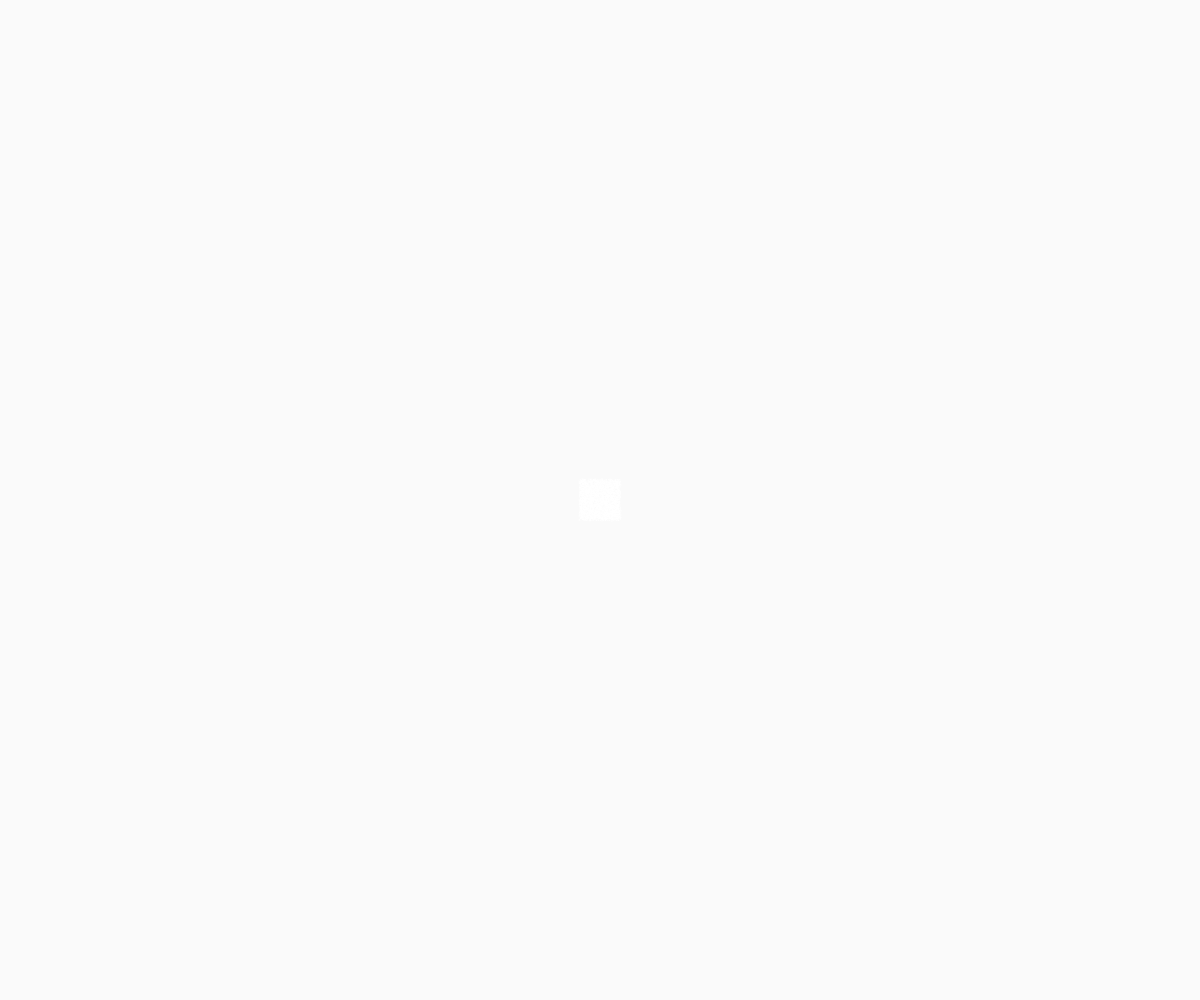
Frame 1 (no input)
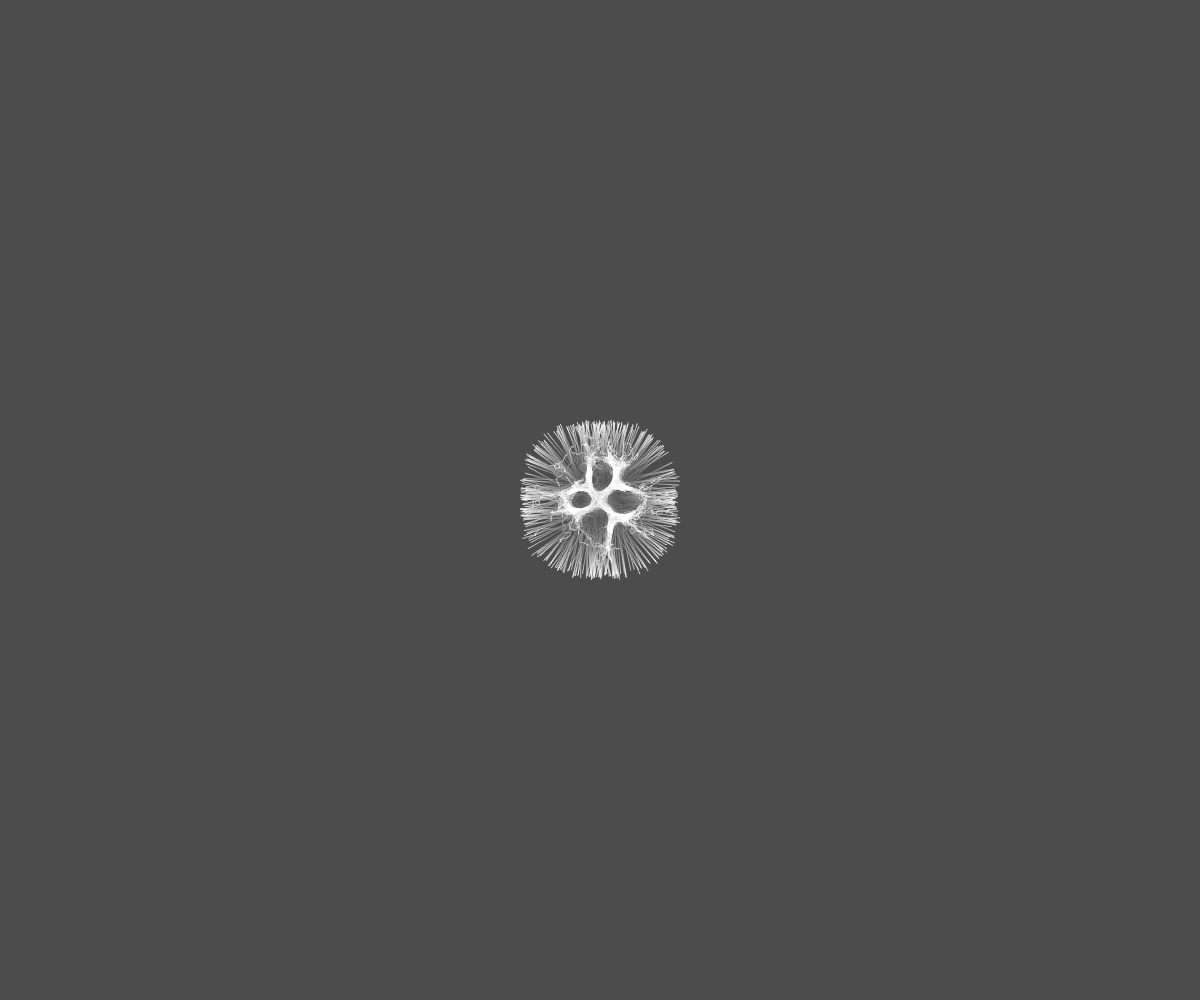
Frame 60 (no input)
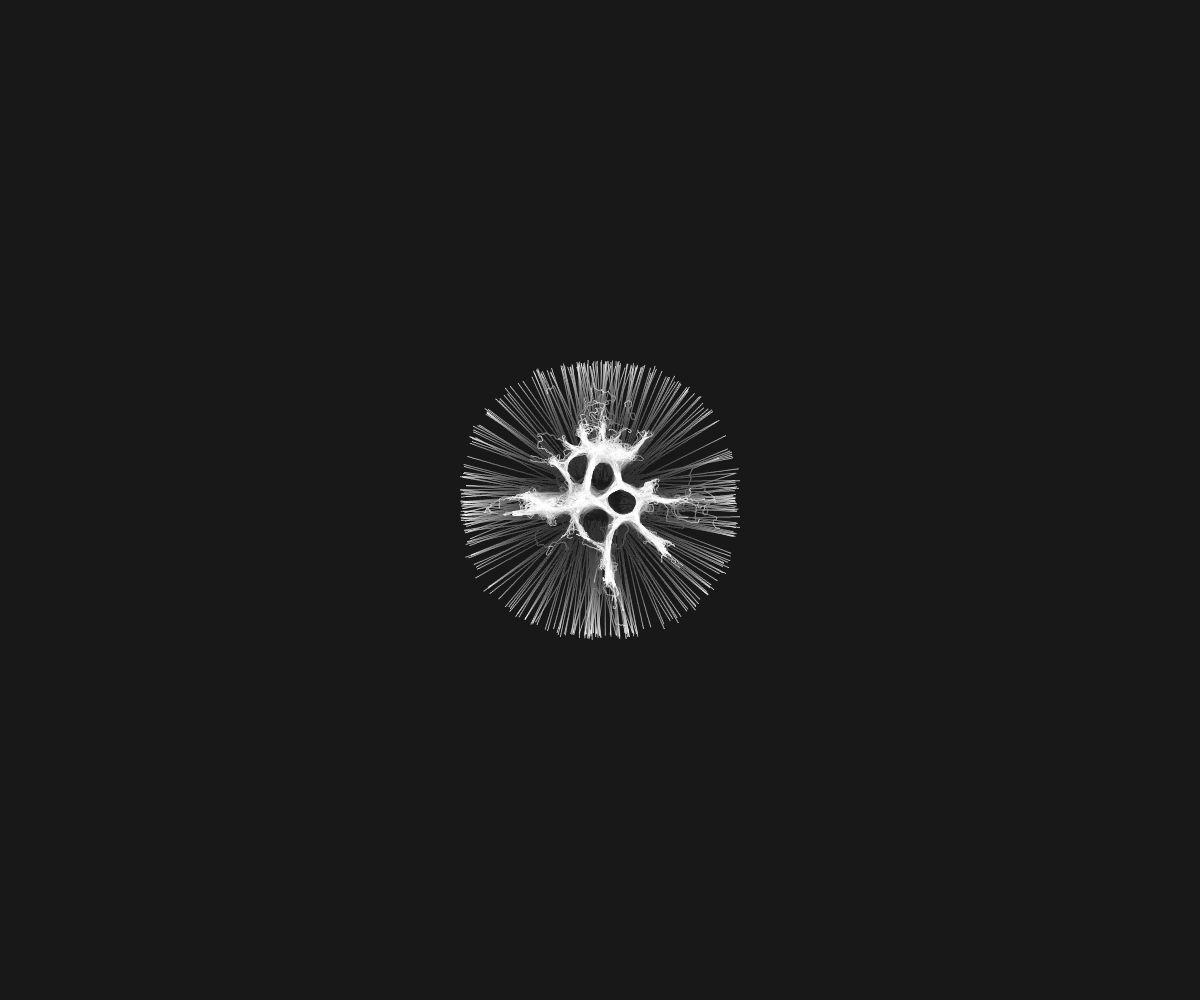
Frame 120 (the mouse pressed at the canvas centre since frame 60)

The p5.js sketch that drew these frames (run headless with seeded random() and noise() and a simulated clock; from frame 60 on, the mouse is pressed at the canvas centre):

// p5.js sketch
// ── sketch.js
let molds = []; let num = 4000;
let d; 

function setup() {
  createCanvas(windowWidth, windowHeight);
  angleMode(DEGREES);
  d = pixelDensity();
  
  for (let i=0; i<num; i++) {
    molds[i] = new Mold();
  }
 describe('This sketch simulates behaviors of slime molds. Each slime mold object has position (x and y), traveling direction (r and heading angle) and sensor (in 3 directions: front, left, and forward). As a slime mold moves through the trail, it leaves a trace and the trail map is updated. In each simulation step, a slime mold senses the trail map (the pixel color value) and decides which direction to move and rotate.', LABEL); 
}

function draw() {
  background(0, 5);
  loadPixels();
  
  for (let i=0; i<num; i++) {
    molds[i].update();
    molds[i].display();
  }
  
}
// ── mold.js
class Mold {
    constructor() {
      // Mold variables
      // this.x = random(width);
      // this.y = random(height); 
      this.x = random(width/2 - 20, width/2 + 20);
      this.y = random(height/2 - 20, height/2 + 20); 
      this.r = 0.5;
      
      this.heading = random(360);
      this.vx = cos(this.heading);
      this.vy = sin(this.heading);
      this.rotAngle = 45;
      
      // Sensor variables
      this.rSensorPos = createVector(0, 0);
      this.lSensorPos = createVector(0, 0);
      this.fSensorPos = createVector(0, 0);
      this.sensorAngle = 45;
      this.sensorDist = 10;
      
    }
    
    update() {   		
      this.vx = cos(this.heading);
      this.vy = sin(this.heading);
      
      // Using % Modulo expression to wrap around the canvas
      this.x = (this.x + this.vx + width) % width;
      this.y = (this.y + this.vy + height) % height;
      
      // Get 3 sensor positions based on current position and heading
      this.getSensorPos(this.rSensorPos, this.heading + this.sensorAngle);
      this.getSensorPos(this.lSensorPos, this.heading - this.sensorAngle);
      this.getSensorPos(this.fSensorPos, this.heading);
    
      // Get indices of the 3 sensor positions and get the color values from those indices
      let index, l, r, f;
      index = 4*(d * floor(this.rSensorPos.y)) * (d * width) + 4*(d * floor(this.rSensorPos.x));
      r = pixels[index];
      
      index = 4*(d * floor(this.lSensorPos.y)) * (d * width) + 4*(d * floor(this.lSensorPos.x));
      l = pixels[index];
      
      index = 4*(d * floor(this.fSensorPos.y)) * (d * width) + 4*(d * floor(this.fSensorPos.x));
      f = pixels[index];
      
      // Compare values of f, l, and r to determine movement 
      if (f > l && f > r) {
        this.heading += 0;
      } else if (f < l && f < r) {
        if (random(1) < 0.5) {
          this.heading += this.rotAngle;
        } else {
          this.heading -= this.rotAngle;
        }
      } else if (l > r) {
        this.heading += -this.rotAngle;
      } else if (r > l) {
        this.heading += this.rotAngle;
      }
      
      
    }
    
    display() {
      noStroke();
      fill(255);
      ellipse(this.x, this.y, this.r*2, this.r*2);
      
      // line(this.x, this.y, this.x + this.r*3*this.vx, this.y + this.r*3*this.vy);
      // fill(255, 0, 0);
      // ellipse(this.rSensorPos.x, this.rSensorPos.y, this.r*2, this.r*2);
      // ellipse(this.lSensorPos.x, this.lSensorPos.y, this.r*2, this.r*2);
      // ellipse(this.fSensorPos.x, this.fSensorPos.y, this.r*2, this.r*2);
      
    }
    
    getSensorPos(sensor, angle) {
      sensor.x = (this.x + this.sensorDist*cos(angle) + width) % width;
      sensor.y = (this.y + this.sensorDist*sin(angle) + height) % height;
    }
  
  }
